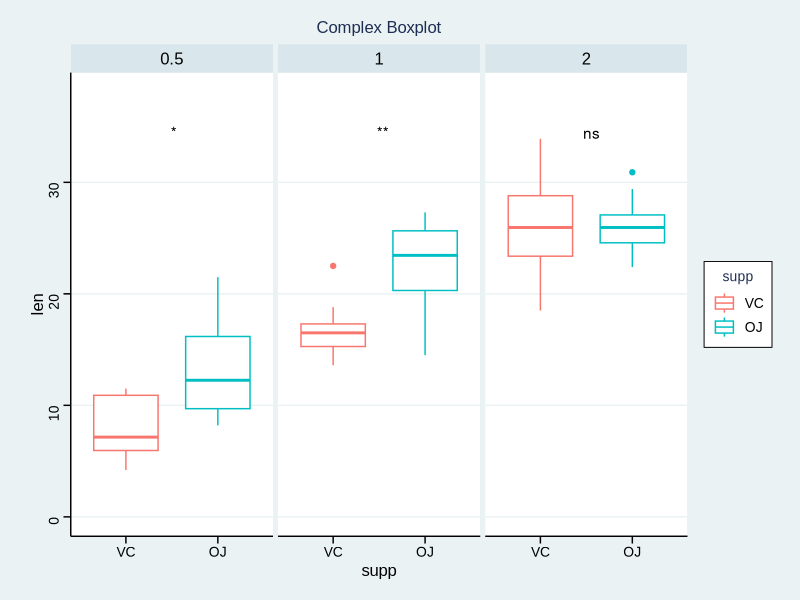

Write the R code that produced this figure.
## ---- chunk 1
# 安装包
if (!requireNamespace("ggpubr", quietly = TRUE)) {
  install.packages("ggpubr")
}
if (!requireNamespace("ggthemes", quietly = TRUE)) {
  install.packages("ggthemes")
}

# 加载包
library(ggpubr)
library(ggthemes)
## ---- chunk 2
# 加载数据
data <- read.delim("files/Hiplot/072-ggpubr-boxplot-data.txt", header = T)

# 查看数据
head(data)
## ---- chunk 3
#| label: fig-1ggpubr-boxplot
#| fig-cap: "GGPubr 箱线图"
#| out.width: "95%"
#| fig-height: 6
#| fig-width: 10
#| warning: false
#| error: false
#| message: false

# GGPubr 箱线图
p <- ggboxplot(
  data = data, x = "supp", y = "len", facet.by = "dose",
  merge = T,
  color = "supp",
  fill = "white") + 
  stat_compare_means(
    label = "p.signif",
    label.x.npc = "center",
    method = "wilcox") + 
  scale_y_continuous(expand = expansion(mult = c(0.2, 0.2))) +
  scale_fill_manual(values = c("#e04d39","#5bbad6")) +
  ggtitle("Complex Boxplot") + 
  theme_stata() +
  theme(text = element_text(family = "Arial"),
        plot.title = element_text(size = 12,hjust = 0.5),
        axis.title = element_text(size = 12),
        axis.text = element_text(size = 10),
        axis.text.x = element_text(angle = 0, hjust = 0.5,vjust = 1),
        legend.position = "right",
        legend.direction = "vertical",
        legend.title = element_text(size = 10),
        legend.text = element_text(size = 10))

p
